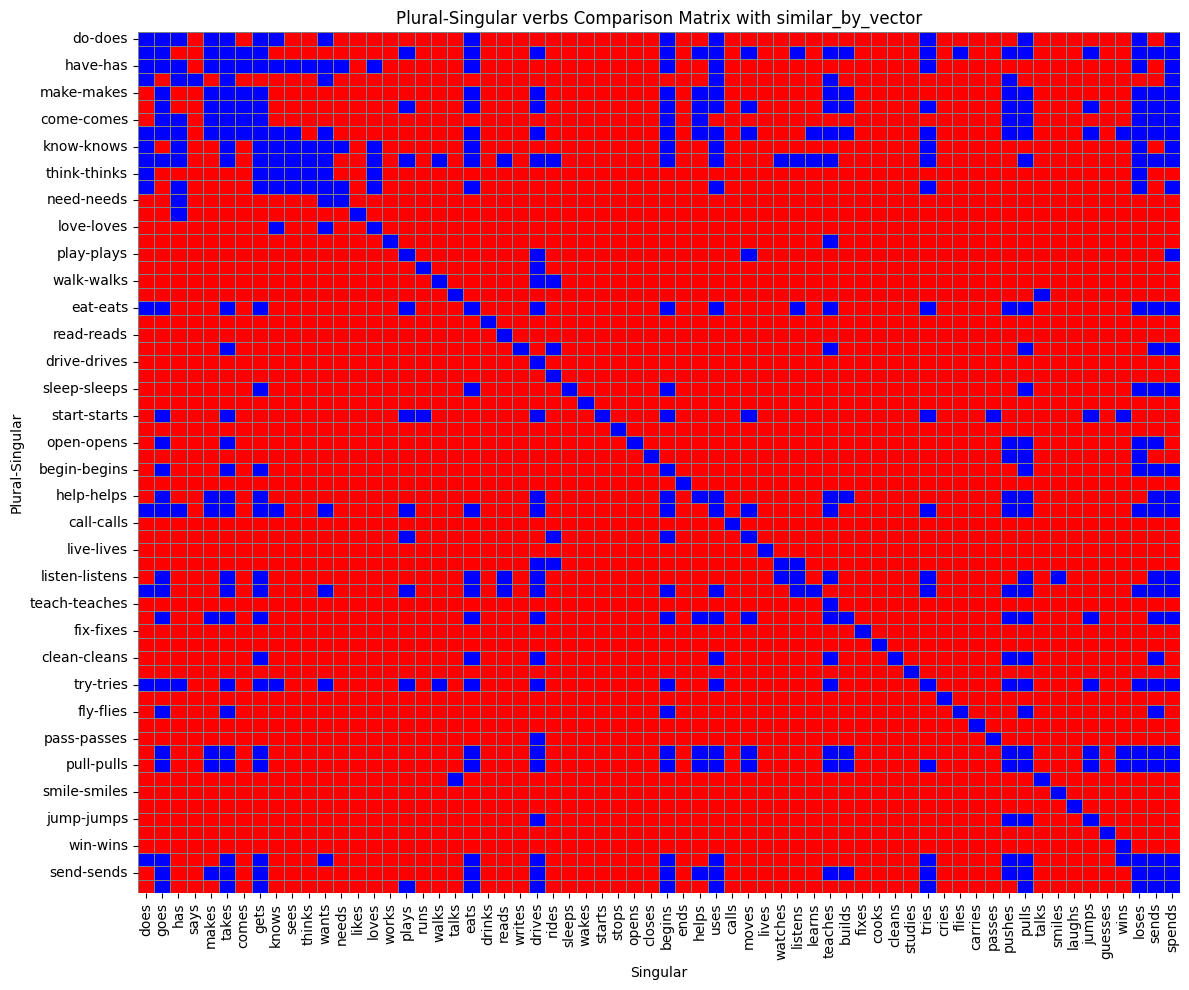

This chart was generated by the following Python code:
import seaborn as sns
from tqdm import tqdm
import numpy as np
import pandas as pd
import matplotlib.pyplot as plt

# Caricamento del dataset
input_path = "verbForms_csv.csv"
df = pd.read_csv(input_path)

plural = df['plural'].tolist()
singular = df['singular'].tolist()

matrix = np.zeros((len(plural), len(singular)), dtype=int)

for i in tqdm(range(len(plural)), desc="Processing rows"):
    comp_i = plural[i]
    pos_i = singular[i]

    try:
        comp_i_vec = word_vectors[comp_i]
        pos_i_vec = word_vectors[pos_i]

        for j in range(len(singular)):
            pos_j = singular[j]
            comp_j = plural[j]

            pos_j_vec = word_vectors[pos_j]

            # Vettore risultato analogia: comp_i - pos_i + pos_j
            target_vec = comp_i_vec - pos_i_vec + pos_j_vec

            # Trova parola più simile al vettore risultato
            predicted = word_vectors.similar_by_vector(target_vec, topn=1)[0][0]

            if predicted == comp_j:
                matrix[i, j] = 1

    except KeyError:
        continue  # salta parole non presenti nel vocabolario

# Etichette righe e colonne
index_labels = [f"{c}-{p}" for c, p in zip(plural, singular)]
result_df = pd.DataFrame(matrix, index=index_labels, columns=singular)

# Visualizzazione heatmap
plt.figure(figsize=(12, 10))
sns.heatmap(result_df, cmap=sns.color_palette(["red", "blue"]), cbar=False, linewidths=0.5, linecolor='gray')
plt.title("Plural-Singular verbs Comparison Matrix with similar_by_vector")
plt.xlabel("Singular")
plt.ylabel("Plural-Singular")
plt.xticks(rotation=90)
plt.yticks(rotation=0)
plt.tight_layout()
plt.show()

# Statistiche
count_ones = np.sum(matrix == 1)
count_zeros = np.sum(matrix == 0)
total = count_ones + count_zeros
percent_ones = (count_ones / total) * 100

print(f"Conteggio '1': {count_ones}")
print(f"Conteggio '0': {count_zeros}")
print(f"Percentuale '1': {percent_ones:.2f}%")
